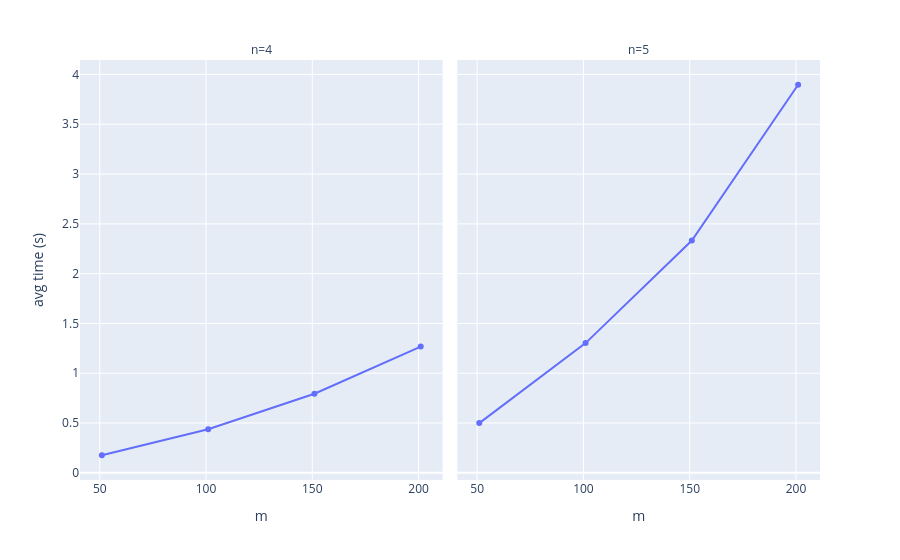

Notebook code for this chart:
### Code cell
px.line(df_agg, x="m", y="time", facet_col="n", labels={"time": "avg time (s)"}, markers=True)

### Figure 1 — Plotly figure (JSON) as saved in the notebook; plotly's stock layout.template omitted (floating-point values rounded to 4 significant figures)
{"data": [{"hovertemplate": "n=4<br>m=%{x}<br>avg time (s)=%{y}<extra></extra>", "legendgroup": "", "line": {"color": "#636efa", "dash": "solid"}, "marker": {"symbol": "circle"}, "mode": "lines+markers", "name": "", "orientation": "v", "showlegend": false, "type": "scatter", "x": [51, 101, 151, 201], "xaxis": "x", "y": [0.1766, 0.438, 0.7939, 1.268], "yaxis": "y"}, {"hovertemplate": "n=5<br>m=%{x}<br>avg time (s)=%{y}<extra></extra>", "legendgroup": "", "line": {"color": "#636efa", "dash": "solid"}, "marker": {"symbol": "circle"}, "mode": "lines+markers", "name": "", "orientation": "v", "showlegend": false, "type": "scatter", "x": [51, 101, 151, 201], "xaxis": "x2", "y": [0.4993, 1.303, 2.333, 3.897], "yaxis": "y2"}], "layout": {"annotations": [{"font": {}, "showarrow": false, "text": "n=4", "x": 0.245, "xanchor": "center", "xref": "paper", "y": 1, "yanchor": "bottom", "yref": "paper"}, {"font": {}, "showarrow": false, "text": "n=5", "x": 0.755, "xanchor": "center", "xref": "paper", "y": 1, "yanchor": "bottom", "yref": "paper"}], "legend": {"tracegroupgap": 0}, "margin": {"t": 60}, "xaxis": {"anchor": "y", "domain": [0, 0.49], "title": {"text": "m"}}, "xaxis2": {"anchor": "y2", "domain": [0.51, 1], "matches": "x", "title": {"text": "m"}}, "yaxis": {"anchor": "x", "domain": [0, 1], "title": {"text": "avg time (s)"}}, "yaxis2": {"anchor": "x2", "domain": [0, 1], "matches": "y", "showticklabels": false}}}
